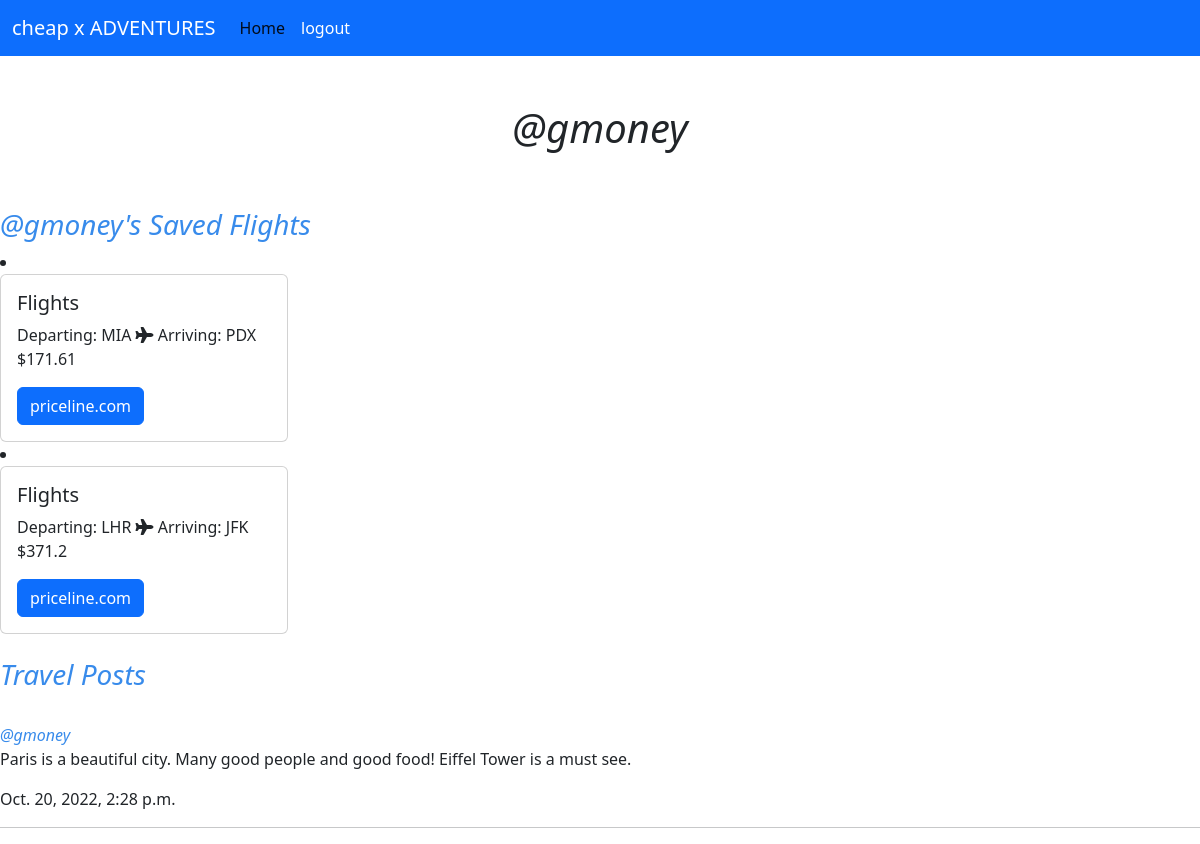
The app's page /profile/ (signed in) with its own data.
### adventure/models.py (models this page shows)
class Profile(models.Model):
    user = models.ForeignKey(User, on_delete=models.CASCADE)
    price = models.CharField(max_length=10)
    departing = models.CharField(max_length=4)
    arriving = models.CharField(max_length=4)
    def __str__(self):
        return self.user.username

class Comment(models.Model):
    user = models.ForeignKey(User, on_delete=models.CASCADE)
    time_created = models.DateTimeField(default=timezone.now)
    text = models.CharField(max_length=200)

### adventure/views.py (the view)
# urls.py: path('profile/', views.profile, name="profile"),
def profile(request):
    print(request.user)
    flightInfo = Profile.objects.all().filter(user=request.user)
    print(flightInfo)
    user_comments = Comment.objects.order_by('-time_created').filter(user=request.user)
    context = {
        'flightInfo': flightInfo,
        'user_comments': user_comments
    }
    return render(request, 'profile.html', context)

### templates/profile.html (shortened to what this page needs)
{% load static %}
<!DOCTYPE html>
<html lang="en">
<head>
    <link href="https://cdn.jsdelivr.net/npm/bootstrap@5.2.1/dist/css/bootstrap.min.css" rel="stylesheet">
    <link rel="stylesheet" href="{% static 'profile.css' %}">
</head>
<body>
    <nav class="navbar navbar-expand-lg bg-primary">
        <div class="container-fluid">
        <a class="navbar-brand" href="#">cheap x ADVENTURES</a>
        <div class="collapse navbar-collapse" id="navbarNavAltMarkup">
            <div class="navbar-nav">
            <a class="nav-link active" aria-current="page" href="/">Home</a>
            <a class="nav-link" href="{% url 'logout' %}?next=/accounts/login">logout</a>
            </div>
        </div>
        </div>
    </nav><br><br>
    <h1>@{{ request.user }}</h1><br><br>
    <h3>@{{request.user}}'s Saved Flights</h3>
    {% for flight in flightInfo %}
    <li id="cards"><div
        class="card" style="width: 18rem;">
        <div class="card-body">
            <h5 class="card-title">Flights</h5>
            <p class="card-text">Departing: {{ flight.departing }}  <i class="fa-solid fa-plane"></i>
                Arriving: {{ flight.arriving }} ${{ flight.price }}
            </p>
            <a href="https://www.priceline.com/?vrid=a02e0d033f17b677eecdacb6a711c10c" class="btn btn-primary" id="priceline">priceline.com</a>
        </div>
    </div>
</li>
{% endfor %}<br>
<h3>Travel Posts</h3><br>
    {% for comments in user_comments %}
    <div>
        <a id="username">
            @{{comments.user.username}}
        </a>
        <p>
            {{comments.text}}
        </p>
        <p>
            {{comments.time_created}}
        </p>
        <hr>
    </div>
    {% endfor %}
</body>
</html>

### static/profile.css (style rules this page uses)
h1 { text-align: center; font-style: italic; }
h3 { color: rgb(56, 139, 235); font-style: italic; }
.nav-link { color: white; }
.navbar-brand { color: rgb(255, 255, 255); }
#username { color: rgb(56, 139, 235); font-style: italic; }

### records on screen
Profile: departing "MIA", arriving "PDX", price "171.61"
Profile: departing "LHR", arriving "JFK", price "371.2"
Comment: user.username "gmoney", text "Paris is a beautiful city. Many good people and good food! Eiffel Tower is a must see.", time_created "Oct. 20, 2022, 2:28 p.m."

### other values on screen
{{ request.user }} "gmoney"
